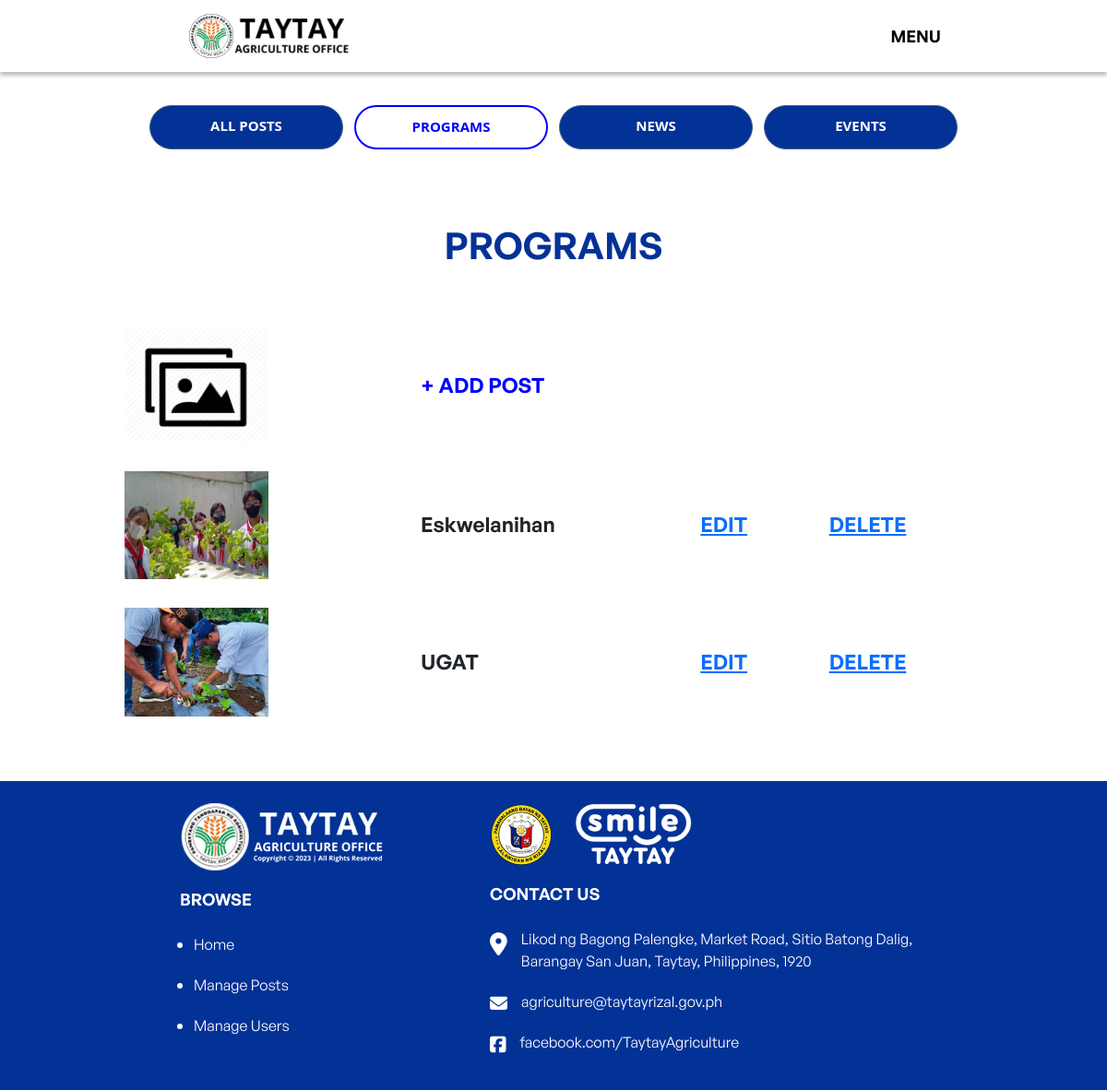
The page /admin-managePrograms.php on the database its author committed.
### tables this page shows
CREATE TABLE `contents` (
  `content_id` int(11) NOT NULL,
  `title` varchar(100) NOT NULL,
  `description` text NOT NULL,
  `img` varchar(100) NOT NULL,
  `date_posted` date NOT NULL,
  `user_id` int(11) NOT NULL,
  `category_id` int(11) NOT NULL,
  `headline` text NOT NULL
);

### admin-managePrograms.php (the view, shortened to what this page needs)
<?php
    include "config.php";
    include "admin-navbar.php";
?>
<!DOCTYPE html>
<html lang="en">
<head>
  <link href="https://cdn.jsdelivr.net/npm/bootstrap@5.2.1/dist/css/bootstrap.min.css" rel="stylesheet">
    <link rel="stylesheet" type="text/css" href="admin-managePost.css">
    <link rel="stylesheet" type="text/css" href="navbar.css">
    <link rel="stylesheet" type="text/css" href="footer.css">
    <link rel="stylesheet" type="text/css" href="admin-managePost.css">
</head>
<body>
    <div class="btn-container">
        <a href="admin-managePost.php" class="btn">ALL POSTS</a>
        <a href="admin-managePrograms.php" class="btn active">PROGRAMS</a>
        <a href="admin-manageNews.php" class="btn">NEWS</a>
        <a href="admin-manageEvents.php" class="btn">EVENTS</a>
    </div>
    <div class="ne-text">
        <h1>PROGRAMS</h1>
      </div>
     <div class="manage-content">
        <table>
            <tbody>
                <tr>
                    <td><img src="img/image-icon.png" alt=""></td>
                    <td><a href="addPost.php" class="publish">+ ADD POST</a></td>
                </tr>
                <?php
                    $sql = "SELECT contents.content_id,contents.img,contents.title,category.category_name,contents.date_posted,contents.user_id,contents.category_id FROM contents LEFT JOIN category ON contents.category_id=category.category_id WHERE contents.category_id='1'";
                    $result = mysqli_query($conn, $sql) or die("Query failed");
                    if (mysqli_num_rows($result) > 0) {
                        while ($row = mysqli_fetch_assoc($result)) {
                            echo "<tr>
                                    <td> <img src='". $row["img"] ."'  alt=''></td>
                                    <td>" . $row["title"] . "</td>
                                    <td class='edit'><a href='editPost.php?id=" . $row["content_id"] . "' >EDIT</a></td>
                                    <td class='delete'><a href='delete-Post.php?id=" . $row["content_id"] . "&catid=" . $row["category_id"] . "'>DELETE</a></td>
                                </tr>";
                        }
                    }
                ?>
            </tbody>
        </table>
    </div>
</body>
</html>

### admin-managePost.css (style rules this page uses)
.btn-container { width: 100%; display: flex; justify-content: center; gap: 1%; }
.btn-container .btn { padding-top: 10px; font-family: 'General Sans'; font-size: 1vw; background: #033296; border: 1px solid #486284; border-radius: 50px; color: white; width: 210px; height: 48px; font-family: 'Open Sans'; font-style: normal; font-weight: 700; font-size: 15px; }
.btn-container .active { background-color: white; border: 2px solid blue; color: blue; }
.ne-text { width: 100%; text-align: center; margin-top: 80px; margin-bottom: 50px; }
.ne-text h1 { font-family: 'General Sans-Semibold'; color: #033296; }
.manage-content table { width: 80%; border-collapse: collapse; font-size: 1.4rem; font-family: 'General Sans-Semibold'; margin: auto; }
.manage-content table td { padding: 15px; text-align: left; border-bottom: 1px solid #ffffff; }
.manage-content table td img { width: 13vw; }
.edit { color: green; text-decoration: none; }
.delete { color: red; text-decoration: none; }
.publish { color: blue; text-decoration: none; }

### footer.css (style rules this page uses)
* { margin: 0; padding: 0; }
footer * { position: relative; margin:0; padding:0; box-sizing: border-box; }
.footer-container { max-width: 100%; margin:auto; }
.footer-row { display: flex; flex-wrap: wrap; justify-content: center; }
.footer { background-color: #033296; padding: 2% 15%; }
.footer-col { width: 40%; padding: 0 15px; }
.footer-col img { padding-bottom: 20px; padding-right: 20px; }
.footer-col ul { width: 60%; padding: 0 15px; color: #ffffff; }
.footer-col h4 { font-size: 18px; color: #ffffff; margin-bottom: 25px; font-weight: 500; position: relative; font-family: 'General Sans-Semibold'; }
.footer-col ul li:not(:last-child) { margin-bottom: 20px; }
.footer-col ul li a { font-size: 16px; color: #ffffff; text-decoration: none; font-weight: 300; display: block; transition: all 0.3s ease; font-family: 'General Sans'; }
.footer-col1 { width: 60%; padding: 0 15px; }
.footer-col1 img { padding-bottom: 20px; padding-right: 20px; }
.footer-col1 ul { list-style: none; padding-left: 30px; }
.footer-col1 h4 { font-family: 'General Sans-Semibold'; font-size: 18px; color: #ffffff; margin-bottom: 25px; font-weight: 500; position: relative; }
.footer-col1 ul li a { font-size: 16px; color: #ffffff; text-decoration: none; font-family: 'General Sans'; display: block; transition: all 0.3s ease; }
.footer-col1 ul .loc li:before { font-family: 'FontAwesome'; content: '\f3c5'; margin:0 15px 0 -30px; color: rgb(255, 255, 255); display: block; float: left; font-size: 25px; }
.mail { padding-top: 20px; }
.fb { padding-top: 20px; }
.footer-col1 ul .mail li:before { font-family: 'FontAwesome'; content: '\f0e0'; margin:0 15px 0 -30px; color: rgb(255, 255, 255); display: block; float: left; font-size: 19px; }
.footer-col1 ul .fb li:before { font-family: 'FontAwesome'; content: '\f082'; margin:0 15px 10px -30px; color: #ffffff; display: block; float: left; font-size: 20px; }

### rows shown on the page
contents: img (picture), title "Eskwelanihan"
contents: img (picture), title "UGAT"
